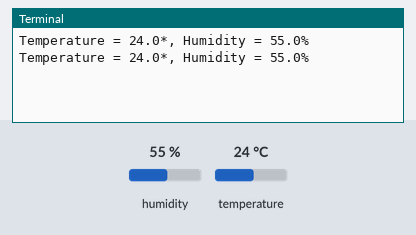
The program below on a simulated Raspberry Pi (BCM pin numbers). Parts: the last lines printed to the terminal. The inputs (shaded band) are chosen by the test bench; at power-on: humidity 55 %, temperature 24 °C.

Above: at 1.2 s.
1.3 s: humidity set to 22 %
At 2.0 s:
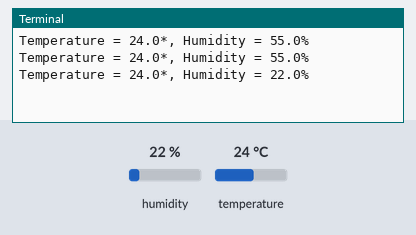
2.8 s: temperature set to 12 °C
At 3.6 s:
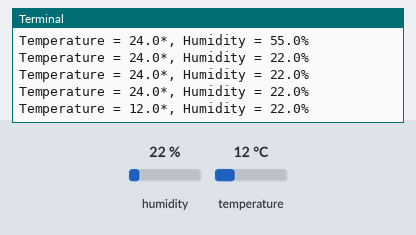
4.3 s: humidity set to 40 %
At 4.3 s:
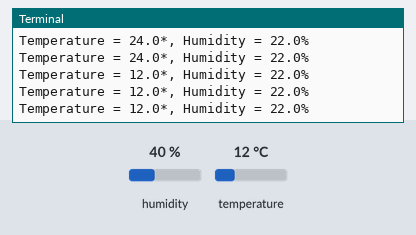
Timing chart, 0 to 7.3 s (numbered marks = the images above; inputs shaded):
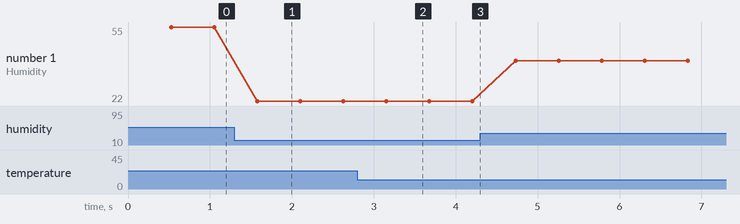

The program:

dht11.py
```python
#dht11.py
import Adafruit_DHT
import time

sensor = Adafruit_DHT.DHT11
DHT_PIN = 4

try:
    while True:
        h, t = Adafruit_DHT.read_retry(sensor, DHT_PIN)
        if h  is not None and t is not None:
            print("Temperature = %.1f*, Humidity = %.1f%%" % (t, h))
        else:
            print("Read Error")
finally:
    print("bye")
```

Measured:
- after the input at 1.3 s, the terminal: prints a new line after 0.28 s (image 1)
- after the input at 2.8 s, the terminal: prints a new line after 0.35 s (image 2)
- plotted number 1: 55 → 22 after the input at 1.3 s, 22 → 40 after the input at 4.3 s
